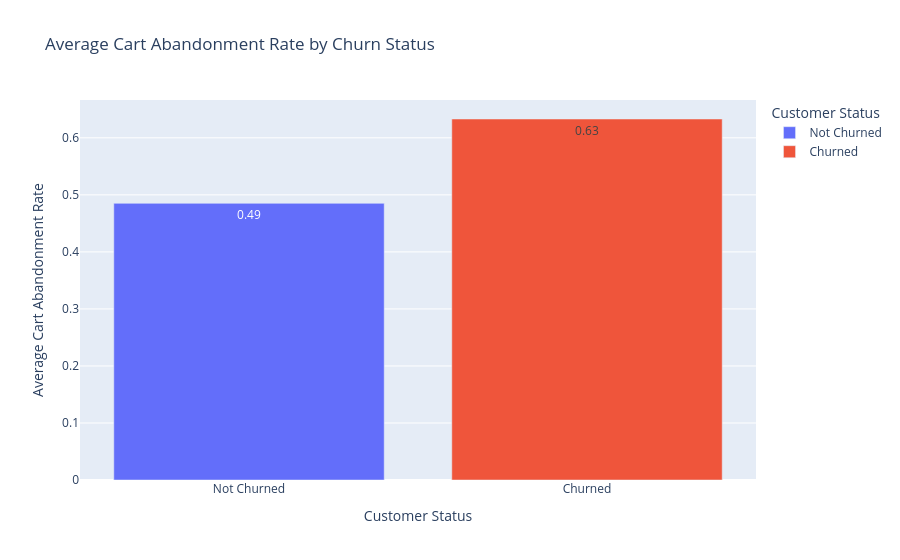

Notebook source saved alongside this figure:
### Code cell
cart_comparison = df.groupby("churned")["cart_abandon_rate"].mean().reset_index()

cart_comparison["churned"] = cart_comparison["churned"].map({
    0: "Not Churned",
    1: "Churned"
})

fig = px.bar(
    cart_comparison,
    x="churned",
    y="cart_abandon_rate",
    color="churned",
    text_auto=".2f",
    title="Average Cart Abandonment Rate by Churn Status",
    labels={
        "churned": "Customer Status",
        "cart_abandon_rate": "Average Cart Abandonment Rate"
    }
)

fig.show()

### Figure 1 — Plotly figure (JSON) as saved in the notebook; plotly's stock layout.template omitted (floating-point values rounded to 4 significant figures)
{"data": [{"hovertemplate": "Customer Status=%{x}<br>Average Cart Abandonment Rate=%{y}<extra></extra>", "legendgroup": "Not Churned", "marker": {"color": "#636efa", "pattern": {"shape": ""}}, "name": "Not Churned", "orientation": "v", "showlegend": true, "textposition": "auto", "texttemplate": "%{y:.2f}", "type": "bar", "x": ["Not Churned"], "xaxis": "x", "y": [0.4851], "yaxis": "y"}, {"hovertemplate": "Customer Status=%{x}<br>Average Cart Abandonment Rate=%{y}<extra></extra>", "legendgroup": "Churned", "marker": {"color": "#EF553B", "pattern": {"shape": ""}}, "name": "Churned", "orientation": "v", "showlegend": true, "textposition": "auto", "texttemplate": "%{y:.2f}", "type": "bar", "x": ["Churned"], "xaxis": "x", "y": [0.633], "yaxis": "y"}], "layout": {"barmode": "relative", "legend": {"title": {"text": "Customer Status"}, "tracegroupgap": 0}, "title": {"text": "Average Cart Abandonment Rate by Churn Status"}, "xaxis": {"anchor": "y", "categoryarray": ["Not Churned", "Churned"], "categoryorder": "array", "domain": [0, 1], "title": {"text": "Customer Status"}}, "yaxis": {"anchor": "x", "domain": [0, 1], "title": {"text": "Average Cart Abandonment Rate"}}}}
